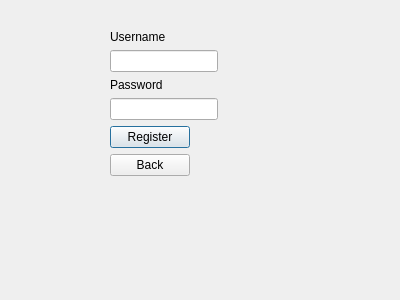
<?xml version="1.0" encoding="UTF-8"?>
<ui version="4.0">
 <class>SignUp</class>
 <widget class="QDialog" name="SignUp">
  <property name="geometry">
   <rect>
    <x>0</x>
    <y>0</y>
    <width>400</width>
    <height>300</height>
   </rect>
  </property>
  <property name="windowTitle">
   <string>Dialog</string>
  </property>
  <widget class="QWidget" name="">
   <property name="geometry">
    <rect>
     <x>110</x>
     <y>30</y>
     <width>195</width>
     <height>199</height>
    </rect>
   </property>
   <layout class="QFormLayout" name="formLayout">
    <item row="0" column="0">
     <widget class="QLabel" name="label">
      <property name="text">
       <string>Username</string>
      </property>
     </widget>
    </item>
    <item row="1" column="0">
     <widget class="QLineEdit" name="username"/>
    </item>
    <item row="2" column="0">
     <widget class="QLabel" name="label_2">
      <property name="text">
       <string>Password</string>
      </property>
     </widget>
    </item>
    <item row="3" column="0">
     <widget class="QLineEdit" name="password"/>
    </item>
    <item row="6" column="0">
     <widget class="QPushButton" name="register_2">
      <property name="text">
       <string>Register</string>
      </property>
     </widget>
    </item>
    <item row="7" column="0">
     <widget class="QPushButton" name="back">
      <property name="text">
       <string>Back</string>
      </property>
     </widget>
    </item>
   </layout>
  </widget>
 </widget>
 <resources/>
 <connections/>
</ui>
